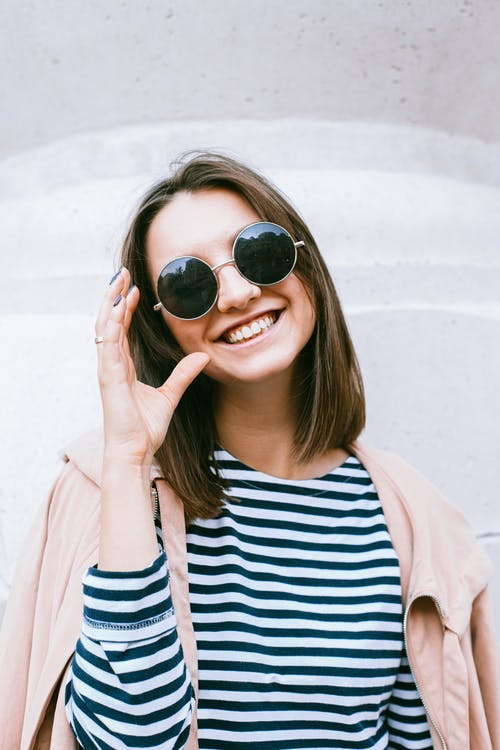
#> input picture image.jpeg, 500 x 750 px
$ python -i main.py   (imports and definitions only)
#> lines starting #> are read from the running program, lines starting #| are printed output that depends on the picture; after the words box and inside, x2 and y2 are one past the last pixel; in counts of white or black regions, pixels touching at a corner belong together
import numpy as np #to store image
import matplotlib.pyplot as plt # for visualisation
import imageio #to read image stored at particular path
# for creating GUI application
import tkinter as tk
from tkinter import filedialog
from tkinter import *
from PIL import ImageTk, Image
import cv2 #for image processing
import easygui #to open the filebox
import uuid # for giving unique filename
import sys
import os
from tkinter import messagebox
# creating Main window
# [5 lines not run here, left out]

# [1 line that did not run here, left out]

# [1 line not run here, left out]
# [1 line that did not run here, left out]
# [1 line that did not run here, left out]
# [3 lines not run here, left out]
# [1 line that did not run here, left out]
# [1 line that did not run here, left out]
# [3 lines not run here, left out]
# [1 line that did not run here, left out]
# [1 line that did not run here, left out]
# [1 line not run here, left out]

def upload():
    imagepath=easygui.fileopenbox()
    cartoonify(imagepath)


def cartoonify(imagepath):
    #  to read the image
#> called with imagepath = 'image.jpeg'
    image = cv2.imread(imagepath)
#> image is the input picture: shape (750, 500, 3); mean B, G, R 183.9, 180, 180.5
    original_image = cv2.cvtColor(image, cv2.COLOR_BGR2RGB)

    # to check if image is chosen or not
    if original_image is None:
        print("Can not find any image !!! . Please choose appropriate file")
        sys.exit()

    # image to grayscale
    gray_image= cv2.cvtColor(original_image, cv2.COLOR_BGR2GRAY)
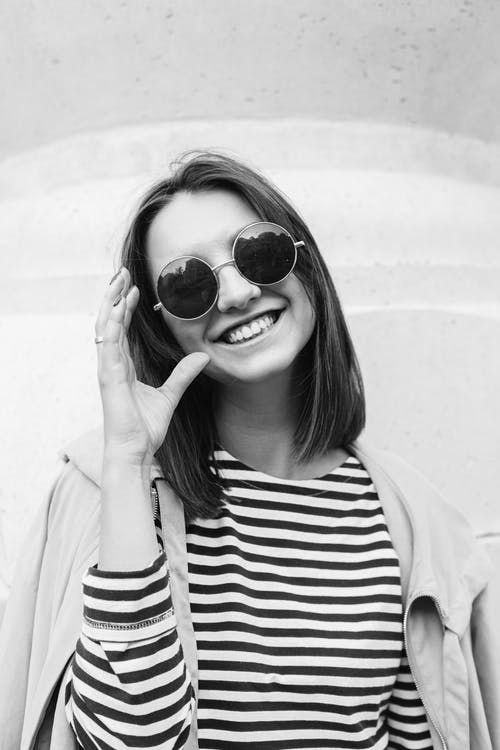
#> gray_image: shape (750, 500); min 0, max 255, mean 181.2

    #applying median blur to smoothen the image
    smooth_image= cv2.medianBlur(gray_image, 5)

    # to get the edges
    edge_image = cv2.adaptiveThreshold(smooth_image, 255, cv2.ADAPTIVE_THRESH_MEAN_C,
    cv2.THRESH_BINARY, 9,9)
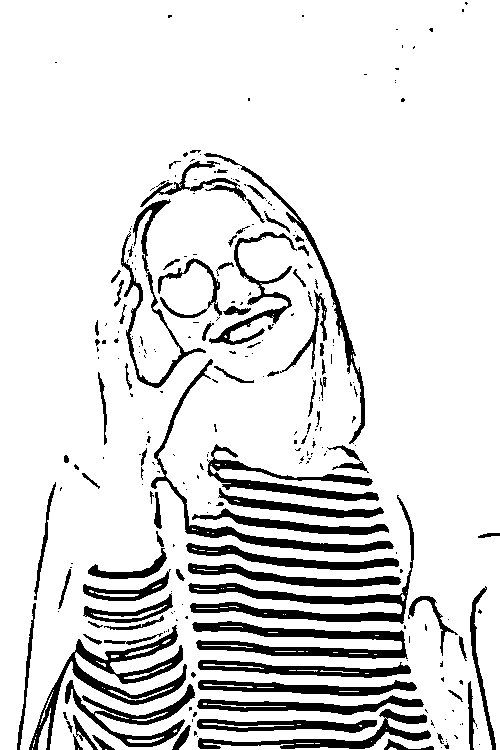
#> edge_image: shape (750, 500); 86.7% white; 269 black regions (182 under 20 px), largest, box (x1, y1, x2, y2) and area: (188, 495, 414, 624) 3893, (29, 625, 187, 750) 3677, (192, 621, 408, 659) 3512

    #  bilateral filter to remove noise
    filtered_image = cv2.bilateralFilter(original_image, 9, 400,400)
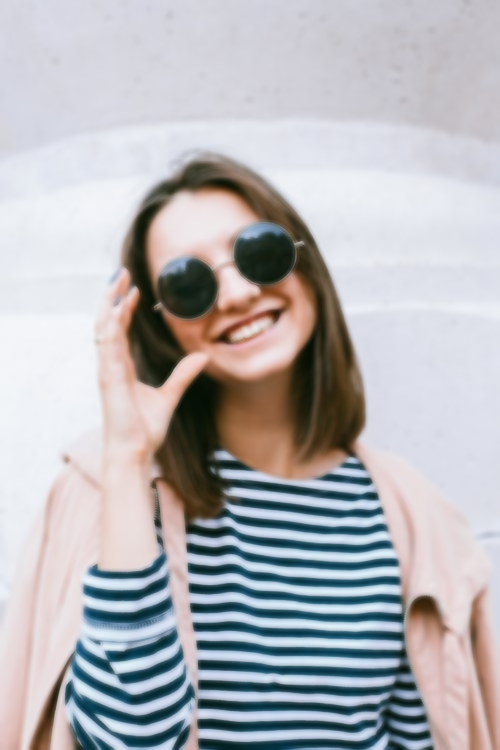
#> filtered_image: shape (750, 500, 3); mean R, G, B 180.5, 180, 183.8

    #masking edged image with our "BEAUTIFY" image
    masked_image = cv2.bitwise_and(filtered_image,filtered_image, mask=edge_image)
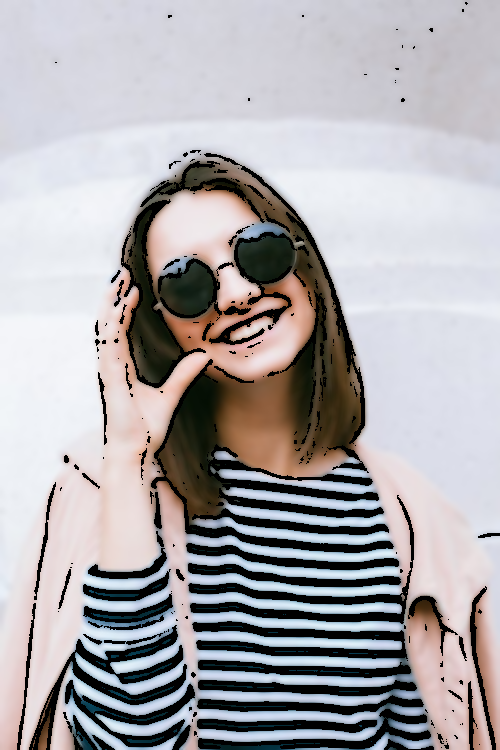
#> masked_image: shape (750, 500, 3); mean R, G, B 172.2, 169.2, 172.2

    resized_image= cv2.resize(masked_image, (400,500))
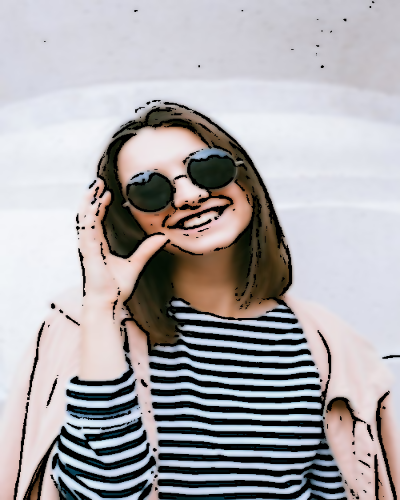
#> resized_image: shape (500, 400, 3); mean R, G, B 172.2, 169.1, 172.2

    plt.imshow(resized_image)

    # save1=Button(root,text="Save",command=lambda: save(resized_image,imagepath),padx=10,pady=10)
    # save1.configure(background='#2A0944', foreground='white',font=('calibri',15,'bold'))
    # save1.pack(side=TOP,pady=60)

    plt.show()

def save(ReSized6, imagepath):
    #saving an image
    unique_filename = str(uuid.uuid4().hex)
    path1 = os.path.dirname(unique_filename)
    extension=os.path.splitext(imagepath)[1]
    path = os.path.join(path1,unique_filename+extension)
    cv2.imwrite(path, cv2.cvtColor(ReSized6, cv2.COLOR_RGB2BGR))
    I= "Image Saved !!!"
    # to show the message
    tk.messagebox.showinfo(title=None, message=I)

# [1 line that did not run here, left out]
# [4 lines not run here, left out]

>>> result = cartoonify('image.jpeg')
